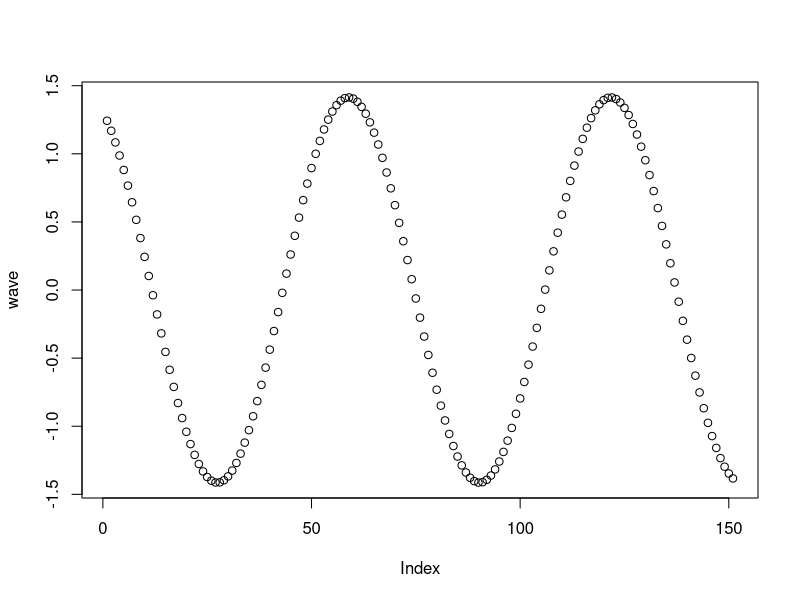

R code for this plot:
# Exercise 1: creating and operating on vectors

# Create a vector `names` that contains your name and the names of 2 people 
# next to you. Print the vector.
names <- c("Nikki", "Jennifer", "Hunter")
print(names)

# Use the colon operator : to create a vector `n` of numbers from 10:49
n <- 10:49

# Use the `length()` function to get the number of elements in `n`
length(n)

# Add 1 to each element in `n` and print the result
print(n + 1)

# Create a vector `m` that contains the numbers 10 to 1 (in that order). 
# Hint: use the `seq()` function
m <- seq(10, 1)

# Subtract `m` FROM `n`. Note the recycling!
subtract <- n - m

# Use the `seq()` function to produce a range of numbers from -5 to 10 in `0.1`
# increments. Store it in a variable `x_range`
x_range <- seq(-5, 10, .1)

# Create a vector `sin_wave` by calling the `sin()` function on each element 
# in `x_range`.
sin_wave <- sin(x_range)

# Create a vector `cos_wave` by calling the `cos()` function on each element 
# in `x_range`.
cos_wave <- cos(x_range)

# Create a vector `wave` by multiplying `sin_wave` and `cos_wave` together, then
# adding `sin_wave` to the product
wave <- sin_wave + cos_wave

# Use the `plot()` function to plot your `wave`!
plot(wave)
